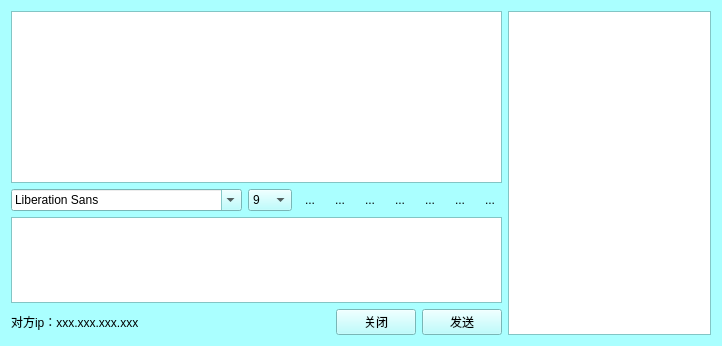
<?xml version="1.0" encoding="UTF-8"?>
<ui version="4.0">
 <class>ChatWidgit</class>
 <widget class="QWidget" name="ChatWidgit">
  <property name="geometry">
   <rect>
    <x>0</x>
    <y>0</y>
    <width>722</width>
    <height>346</height>
   </rect>
  </property>
  <property name="palette">
   <palette>
    <active>
     <colorrole role="WindowText">
      <brush brushstyle="SolidPattern">
       <color alpha="255">
        <red>0</red>
        <green>0</green>
        <blue>0</blue>
       </color>
      </brush>
     </colorrole>
     <colorrole role="Button">
      <brush brushstyle="SolidPattern">
       <color alpha="255">
        <red>170</red>
        <green>255</green>
        <blue>255</blue>
       </color>
      </brush>
     </colorrole>
     <colorrole role="Light">
      <brush brushstyle="SolidPattern">
       <color alpha="255">
        <red>255</red>
        <green>255</green>
        <blue>255</blue>
       </color>
      </brush>
     </colorrole>
     <colorrole role="Midlight">
      <brush brushstyle="SolidPattern">
       <color alpha="255">
        <red>212</red>
        <green>255</green>
        <blue>255</blue>
       </color>
      </brush>
     </colorrole>
     <colorrole role="Dark">
      <brush brushstyle="SolidPattern">
       <color alpha="255">
        <red>85</red>
        <green>127</green>
        <blue>127</blue>
       </color>
      </brush>
     </colorrole>
     <colorrole role="Mid">
      <brush brushstyle="SolidPattern">
       <color alpha="255">
        <red>113</red>
        <green>170</green>
        <blue>170</blue>
       </color>
      </brush>
     </colorrole>
     <colorrole role="Text">
      <brush brushstyle="SolidPattern">
       <color alpha="255">
        <red>0</red>
        <green>0</green>
        <blue>0</blue>
       </color>
      </brush>
     </colorrole>
     <colorrole role="BrightText">
      <brush brushstyle="SolidPattern">
       <color alpha="255">
        <red>255</red>
        <green>255</green>
        <blue>255</blue>
       </color>
      </brush>
     </colorrole>
     <colorrole role="ButtonText">
      <brush brushstyle="SolidPattern">
       <color alpha="255">
        <red>0</red>
        <green>0</green>
        <blue>0</blue>
       </color>
      </brush>
     </colorrole>
     <colorrole role="Base">
      <brush brushstyle="SolidPattern">
       <color alpha="255">
        <red>255</red>
        <green>255</green>
        <blue>255</blue>
       </color>
      </brush>
     </colorrole>
     <colorrole role="Window">
      <brush brushstyle="SolidPattern">
       <color alpha="255">
        <red>170</red>
        <green>255</green>
        <blue>255</blue>
       </color>
      </brush>
     </colorrole>
     <colorrole role="Shadow">
      <brush brushstyle="SolidPattern">
       <color alpha="255">
        <red>0</red>
        <green>0</green>
        <blue>0</blue>
       </color>
      </brush>
     </colorrole>
     <colorrole role="AlternateBase">
      <brush brushstyle="SolidPattern">
       <color alpha="255">
        <red>212</red>
        <green>255</green>
        <blue>255</blue>
       </color>
      </brush>
     </colorrole>
     <colorrole role="ToolTipBase">
      <brush brushstyle="SolidPattern">
       <color alpha="255">
        <red>255</red>
        <green>255</green>
        <blue>220</blue>
       </color>
      </brush>
     </colorrole>
     <colorrole role="ToolTipText">
      <brush brushstyle="SolidPattern">
       <color alpha="255">
        <red>0</red>
        <green>0</green>
        <blue>0</blue>
       </color>
      </brush>
     </colorrole>
    </active>
    <inactive>
     <colorrole role="WindowText">
      <brush brushstyle="SolidPattern">
       <color alpha="255">
        <red>0</red>
        <green>0</green>
        <blue>0</blue>
       </color>
      </brush>
     </colorrole>
     <colorrole role="Button">
      <brush brushstyle="SolidPattern">
       <color alpha="255">
        <red>170</red>
        <green>255</green>
        <blue>255</blue>
       </color>
      </brush>
     </colorrole>
     <colorrole role="Light">
      <brush brushstyle="SolidPattern">
       <color alpha="255">
        <red>255</red>
        <green>255</green>
        <blue>255</blue>
       </color>
      </brush>
     </colorrole>
     <colorrole role="Midlight">
      <brush brushstyle="SolidPattern">
       <color alpha="255">
        <red>212</red>
        <green>255</green>
        <blue>255</blue>
       </color>
      </brush>
     </colorrole>
     <colorrole role="Dark">
      <brush brushstyle="SolidPattern">
       <color alpha="255">
        <red>85</red>
        <green>127</green>
        <blue>127</blue>
       </color>
      </brush>
     </colorrole>
     <colorrole role="Mid">
      <brush brushstyle="SolidPattern">
       <color alpha="255">
        <red>113</red>
        <green>170</green>
        <blue>170</blue>
       </color>
      </brush>
     </colorrole>
     <colorrole role="Text">
      <brush brushstyle="SolidPattern">
       <color alpha="255">
        <red>0</red>
        <green>0</green>
        <blue>0</blue>
       </color>
      </brush>
     </colorrole>
     <colorrole role="BrightText">
      <brush brushstyle="SolidPattern">
       <color alpha="255">
        <red>255</red>
        <green>255</green>
        <blue>255</blue>
       </color>
      </brush>
     </colorrole>
     <colorrole role="ButtonText">
      <brush brushstyle="SolidPattern">
       <color alpha="255">
        <red>0</red>
        <green>0</green>
        <blue>0</blue>
       </color>
      </brush>
     </colorrole>
     <colorrole role="Base">
      <brush brushstyle="SolidPattern">
       <color alpha="255">
        <red>255</red>
        <green>255</green>
        <blue>255</blue>
       </color>
      </brush>
     </colorrole>
     <colorrole role="Window">
      <brush brushstyle="SolidPattern">
       <color alpha="255">
        <red>170</red>
        <green>255</green>
        <blue>255</blue>
       </color>
      </brush>
     </colorrole>
     <colorrole role="Shadow">
      <brush brushstyle="SolidPattern">
       <color alpha="255">
        <red>0</red>
        <green>0</green>
        <blue>0</blue>
       </color>
      </brush>
     </colorrole>
     <colorrole role="AlternateBase">
      <brush brushstyle="SolidPattern">
       <color alpha="255">
        <red>212</red>
        <green>255</green>
        <blue>255</blue>
       </color>
      </brush>
     </colorrole>
     <colorrole role="ToolTipBase">
      <brush brushstyle="SolidPattern">
       <color alpha="255">
        <red>255</red>
        <green>255</green>
        <blue>220</blue>
       </color>
      </brush>
     </colorrole>
     <colorrole role="ToolTipText">
      <brush brushstyle="SolidPattern">
       <color alpha="255">
        <red>0</red>
        <green>0</green>
        <blue>0</blue>
       </color>
      </brush>
     </colorrole>
    </inactive>
    <disabled>
     <colorrole role="WindowText">
      <brush brushstyle="SolidPattern">
       <color alpha="255">
        <red>85</red>
        <green>127</green>
        <blue>127</blue>
       </color>
      </brush>
     </colorrole>
     <colorrole role="Button">
      <brush brushstyle="SolidPattern">
       <color alpha="255">
        <red>170</red>
        <green>255</green>
        <blue>255</blue>
       </color>
      </brush>
     </colorrole>
     <colorrole role="Light">
      <brush brushstyle="SolidPattern">
       <color alpha="255">
        <red>255</red>
        <green>255</green>
        <blue>255</blue>
       </color>
      </brush>
     </colorrole>
     <colorrole role="Midlight">
      <brush brushstyle="SolidPattern">
       <color alpha="255">
        <red>212</red>
        <green>255</green>
        <blue>255</blue>
       </color>
      </brush>
     </colorrole>
     <colorrole role="Dark">
      <brush brushstyle="SolidPattern">
       <color alpha="255">
        <red>85</red>
        <green>127</green>
        <blue>127</blue>
       </color>
      </brush>
     </colorrole>
     <colorrole role="Mid">
      <brush brushstyle="SolidPattern">
       <color alpha="255">
        <red>113</red>
        <green>170</green>
        <blue>170</blue>
       </color>
      </brush>
     </colorrole>
     <colorrole role="Text">
      <brush brushstyle="SolidPattern">
       <color alpha="255">
        <red>85</red>
        <green>127</green>
        <blue>127</blue>
       </color>
      </brush>
     </colorrole>
     <colorrole role="BrightText">
      <brush brushstyle="SolidPattern">
       <color alpha="255">
        <red>255</red>
        <green>255</green>
        <blue>255</blue>
       </color>
      </brush>
     </colorrole>
     <colorrole role="ButtonText">
      <brush brushstyle="SolidPattern">
       <color alpha="255">
        <red>85</red>
        <green>127</green>
        <blue>127</blue>
       </color>
      </brush>
     </colorrole>
     <colorrole role="Base">
      <brush brushstyle="SolidPattern">
       <color alpha="255">
        <red>170</red>
        <green>255</green>
        <blue>255</blue>
       </color>
      </brush>
     </colorrole>
     <colorrole role="Window">
      <brush brushstyle="SolidPattern">
       <color alpha="255">
        <red>170</red>
        <green>255</green>
        <blue>255</blue>
       </color>
      </brush>
     </colorrole>
     <colorrole role="Shadow">
      <brush brushstyle="SolidPattern">
       <color alpha="255">
        <red>0</red>
        <green>0</green>
        <blue>0</blue>
       </color>
      </brush>
     </colorrole>
     <colorrole role="AlternateBase">
      <brush brushstyle="SolidPattern">
       <color alpha="255">
        <red>170</red>
        <green>255</green>
        <blue>255</blue>
       </color>
      </brush>
     </colorrole>
     <colorrole role="ToolTipBase">
      <brush brushstyle="SolidPattern">
       <color alpha="255">
        <red>255</red>
        <green>255</green>
        <blue>220</blue>
       </color>
      </brush>
     </colorrole>
     <colorrole role="ToolTipText">
      <brush brushstyle="SolidPattern">
       <color alpha="255">
        <red>0</red>
        <green>0</green>
        <blue>0</blue>
       </color>
      </brush>
     </colorrole>
    </disabled>
   </palette>
  </property>
  <property name="windowTitle">
   <string>聊天</string>
  </property>
  <layout class="QGridLayout" name="gridLayout_3">
   <item row="0" column="0">
    <layout class="QGridLayout" name="gridLayout_2">
     <item row="0" column="0">
      <layout class="QGridLayout" name="gridLayout">
       <item row="0" column="0">
        <widget class="QTextBrowser" name="tbShow">
         <property name="sizePolicy">
          <sizepolicy hsizetype="Expanding" vsizetype="Expanding">
           <horstretch>0</horstretch>
           <verstretch>2</verstretch>
          </sizepolicy>
         </property>
        </widget>
       </item>
       <item row="1" column="0">
        <layout class="QHBoxLayout" name="horizontalLayout_2">
         <item>
          <widget class="QFontComboBox" name="fontComboBox"/>
         </item>
         <item>
          <widget class="QComboBox" name="comboBox">
           <item>
            <property name="text">
             <string>9</string>
            </property>
           </item>
           <item>
            <property name="text">
             <string>10</string>
            </property>
           </item>
           <item>
            <property name="text">
             <string>11</string>
            </property>
           </item>
           <item>
            <property name="text">
             <string>12</string>
            </property>
           </item>
           <item>
            <property name="text">
             <string>13</string>
            </property>
           </item>
           <item>
            <property name="text">
             <string>14</string>
            </property>
           </item>
           <item>
            <property name="text">
             <string>15</string>
            </property>
           </item>
           <item>
            <property name="text">
             <string>16</string>
            </property>
           </item>
           <item>
            <property name="text">
             <string>17</string>
            </property>
           </item>
           <item>
            <property name="text">
             <string>18</string>
            </property>
           </item>
           <item>
            <property name="text">
             <string>19</string>
            </property>
           </item>
           <item>
            <property name="text">
             <string>20</string>
            </property>
           </item>
           <item>
            <property name="text">
             <string>21</string>
            </property>
           </item>
           <item>
            <property name="text">
             <string>22</string>
            </property>
           </item>
          </widget>
         </item>
         <item>
          <spacer name="horizontalSpacer_2">
           <property name="orientation">
            <enum>Qt::Horizontal</enum>
           </property>
           <property name="sizeHint" stdset="0">
            <size>
             <width>40</width>
             <height>20</height>
            </size>
           </property>
          </spacer>
         </item>
         <item>
          <widget class="QToolButton" name="textbold">
           <property name="sizePolicy">
            <sizepolicy hsizetype="Fixed" vsizetype="Fixed">
             <horstretch>0</horstretch>
             <verstretch>0</verstretch>
            </sizepolicy>
           </property>
           <property name="toolTip">
            <string>加粗</string>
           </property>
           <property name="autoFillBackground">
            <bool>true</bool>
           </property>
           <property name="text">
            <string>...</string>
           </property>
           <property name="icon">
            <iconset resource="Resource.qrc">
             <normaloff>:/new/prefix1/image/textbold.png</normaloff>:/new/prefix1/image/textbold.png</iconset>
           </property>
           <property name="checkable">
            <bool>true</bool>
           </property>
           <property name="autoRaise">
            <bool>true</bool>
           </property>
          </widget>
         </item>
         <item>
          <widget class="QToolButton" name="textitalic">
           <property name="toolTip">
            <string>倾斜</string>
           </property>
           <property name="text">
            <string>...</string>
           </property>
           <property name="icon">
            <iconset resource="Resource.qrc">
             <normaloff>:/new/prefix1/image/textitalic.png</normaloff>:/new/prefix1/image/textitalic.png</iconset>
           </property>
           <property name="checkable">
            <bool>true</bool>
           </property>
           <property name="autoRaise">
            <bool>true</bool>
           </property>
          </widget>
         </item>
         <item>
          <widget class="QToolButton" name="textunderline">
           <property name="toolTip">
            <string>下划线</string>
           </property>
           <property name="text">
            <string>...</string>
           </property>
           <property name="icon">
            <iconset resource="Resource.qrc">
             <normaloff>:/new/prefix1/image/textunder.png</normaloff>:/new/prefix1/image/textunder.png</iconset>
           </property>
           <property name="checkable">
            <bool>true</bool>
           </property>
           <property name="autoRaise">
            <bool>true</bool>
           </property>
          </widget>
         </item>
         <item>
          <widget class="QToolButton" name="textcolor">
           <property name="toolTip">
            <string>颜色</string>
           </property>
           <property name="text">
            <string>...</string>
           </property>
           <property name="icon">
            <iconset resource="Resource.qrc">
             <normaloff>:/new/prefix1/image/textcolor.png</normaloff>:/new/prefix1/image/textcolor.png</iconset>
           </property>
           <property name="autoRaise">
            <bool>true</bool>
           </property>
          </widget>
         </item>
         <item>
          <widget class="QToolButton" name="textSave">
           <property name="toolTip">
            <string>传输文件</string>
           </property>
           <property name="text">
            <string>...</string>
           </property>
           <property name="icon">
            <iconset resource="Resource.qrc">
             <normaloff>:/new/prefix1/image/fileopen.png</normaloff>:/new/prefix1/image/fileopen.png</iconset>
           </property>
           <property name="autoRaise">
            <bool>true</bool>
           </property>
          </widget>
         </item>
         <item>
          <widget class="QToolButton" name="textBin">
           <property name="toolTip">
            <string>清空</string>
           </property>
           <property name="text">
            <string>...</string>
           </property>
           <property name="icon">
            <iconset resource="Resource.qrc">
             <normaloff>:/new/prefix1/image/Bin (empty).png</normaloff>:/new/prefix1/image/Bin (empty).png</iconset>
           </property>
           <property name="autoRaise">
            <bool>true</bool>
           </property>
          </widget>
         </item>
         <item>
          <widget class="QToolButton" name="textHistory">
           <property name="toolTip">
            <string>聊天记录</string>
           </property>
           <property name="text">
            <string>...</string>
           </property>
           <property name="icon">
            <iconset resource="Resource.qrc">
             <normaloff>:/new/prefix1/image/chatHis.png</normaloff>:/new/prefix1/image/chatHis.png</iconset>
           </property>
           <property name="autoRaise">
            <bool>true</bool>
           </property>
          </widget>
         </item>
        </layout>
       </item>
       <item row="2" column="0">
        <widget class="QTextEdit" name="teEdit">
         <property name="enabled">
          <bool>true</bool>
         </property>
         <property name="sizePolicy">
          <sizepolicy hsizetype="Expanding" vsizetype="Maximum">
           <horstretch>0</horstretch>
           <verstretch>1</verstretch>
          </sizepolicy>
         </property>
        </widget>
       </item>
       <item row="3" column="0">
        <layout class="QHBoxLayout" name="horizontalLayout">
         <item>
          <widget class="QLabel" name="lbConn">
           <property name="text">
            <string>对方ip：xxx.xxx.xxx.xxx</string>
           </property>
          </widget>
         </item>
         <item>
          <spacer name="horizontalSpacer">
           <property name="orientation">
            <enum>Qt::Horizontal</enum>
           </property>
           <property name="sizeHint" stdset="0">
            <size>
             <width>40</width>
             <height>20</height>
            </size>
           </property>
          </spacer>
         </item>
         <item>
          <widget class="QPushButton" name="btnClose">
           <property name="text">
            <string>关闭</string>
           </property>
          </widget>
         </item>
         <item>
          <widget class="QPushButton" name="btnSend">
           <property name="text">
            <string>发送</string>
           </property>
          </widget>
         </item>
        </layout>
       </item>
      </layout>
     </item>
     <item row="0" column="1">
      <widget class="QTextBrowser" name="tbHistory"/>
     </item>
    </layout>
   </item>
  </layout>
 </widget>
 <resources>
  <include location="Resource.qrc"/>
 </resources>
 <connections/>
</ui>
